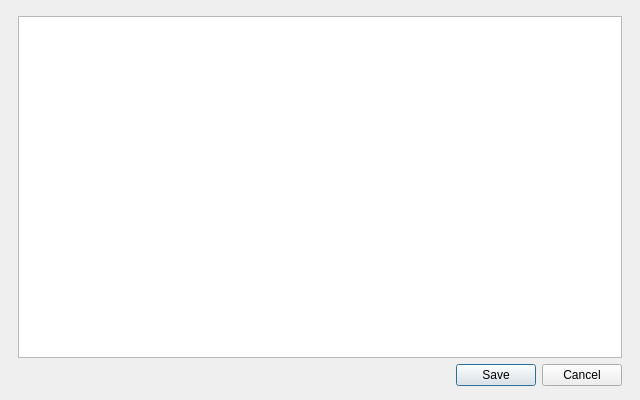
<?xml version="1.0" encoding="UTF-8"?>
<ui version="4.0"><class>GuardDialogForm</class><widget class="QDialog" name="GuardDialogForm"><property name="windowTitle"><string>実行条件</string></property><property name="geometry"><rect><x>0</x><y>0</y><width>640</width><height>400</height></rect></property><layout class="QVBoxLayout" name="rootLayout"><property name="leftMargin"><number>18</number></property><property name="topMargin"><number>16</number></property><property name="rightMargin"><number>18</number></property><property name="bottomMargin"><number>14</number></property><item><widget class="QPlainTextEdit" name="guardEdit"/></item><item><widget class="QDialogButtonBox" name="buttonBox"><property name="standardButtons"><set>QDialogButtonBox::Cancel|QDialogButtonBox::Save</set></property></widget></item></layout></widget><resources/><connections/></ui>
